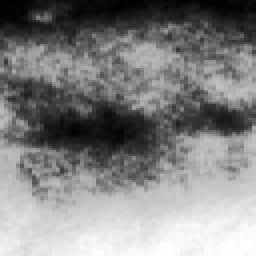
#> input picture image/补焊00204_01未熔合3分割_0_3_非原图.png, 128 x 128 px, found by its file name (shown 2 times larger); its folder holds only this picture in this run
$ python change_size.py   (older library calls are emulated)
#> lines starting #> are read from the running program, lines starting #| are printed output that depends on the picture
#coding=utf-8
from PIL import Image
import os
image_width = 100
image_height = 128
def fixed_size(filePath,savePath):
    """按照固定尺寸处理图片"""
    im = Image.open(filePath)
#> im is the input picture: PIL image 128x128 L; min 0, max 255, mean 130
    out = im.resize((image_width, image_height), Image.ANTIALIAS)
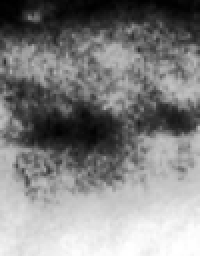
#> out: PIL image 100x128 L (shown 2 times larger); min 0, max 255, mean 130
    out.save(savePath)


def changeSize():
    filePath = r'E:\PyCharmProjects\HOG_SVM_IMG\image'
    destPath = r'E:\PyCharmProjects\HOG_SVM_IMG\image128'
    if not os.path.exists(destPath):
        os.makedirs(destPath)
    for root, dirs, files in os.walk(filePath):
        for file in files:
            if file[-1]=='g':
                fixed_size(os.path.join(filePath, file), os.path.join(destPath, file))
    print('Done')

if __name__ == '__main__':
    changeSize()

$ run again, on image/补焊00208_01未熔合2分割_0_1_非原图.png
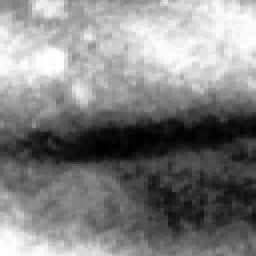
#> input picture image/补焊00208_01未熔合2分割_0_1_非原图.png, 128 x 128 px, found by its file name (shown 2 times larger)
#> in fixed_size, im is the input picture: PIL image 128x128 L; min 0, max 255, mean 130.2
#> in fixed_size, `out = im.resize((image_width, image_height), Image.ANTIALIAS)`:
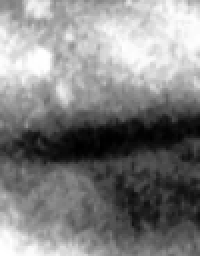
#> out: PIL image 100x128 L (shown 2 times larger); min 0, max 255, mean 130.2

$ run again, on image/补焊00208_01未熔合2分割_0_2_非原图.png
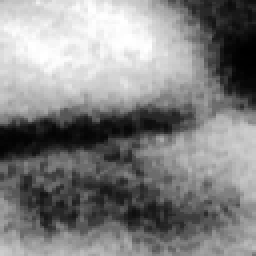
#> input picture image/补焊00208_01未熔合2分割_0_2_非原图.png, 128 x 128 px, found by its file name (shown 2 times larger)
#> in fixed_size, im is the input picture: PIL image 128x128 L; min 0, max 255, mean 130.8
#> in fixed_size, `out = im.resize((image_width, image_height), Image.ANTIALIAS)`:
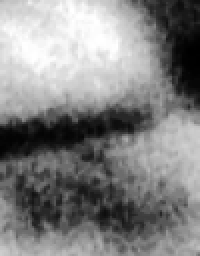
#> out: PIL image 100x128 L (shown 2 times larger); min 0, max 255, mean 130.8

$ run again, on image/补焊00212_01圆形缺陷2不分割__非原图.png
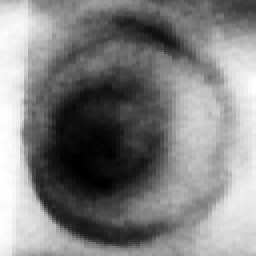
#> input picture image/补焊00212_01圆形缺陷2不分割__非原图.png, 128 x 128 px, found by its file name (shown 2 times larger)
#> in fixed_size, im is the input picture: PIL image 128x128 L; min 0, max 255, mean 128.4
#> in fixed_size, `out = im.resize((image_width, image_height), Image.ANTIALIAS)`:
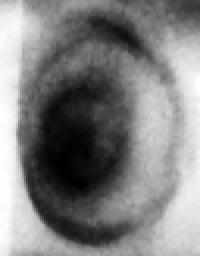
#> out: PIL image 100x128 L (shown 2 times larger); min 0, max 255, mean 128.4

$ run again, on image/补焊00205_01未熔合2分割_0_2_非原图.png
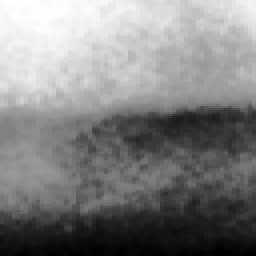
#> input picture image/补焊00205_01未熔合2分割_0_2_非原图.png, 128 x 128 px, found by its file name (shown 2 times larger)
#> in fixed_size, im is the input picture: PIL image 128x128 L; min 0, max 255, mean 128.9
#> in fixed_size, `out = im.resize((image_width, image_height), Image.ANTIALIAS)`:
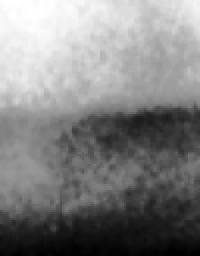
#> out: PIL image 100x128 L (shown 2 times larger); min 0, max 255, mean 128.9
